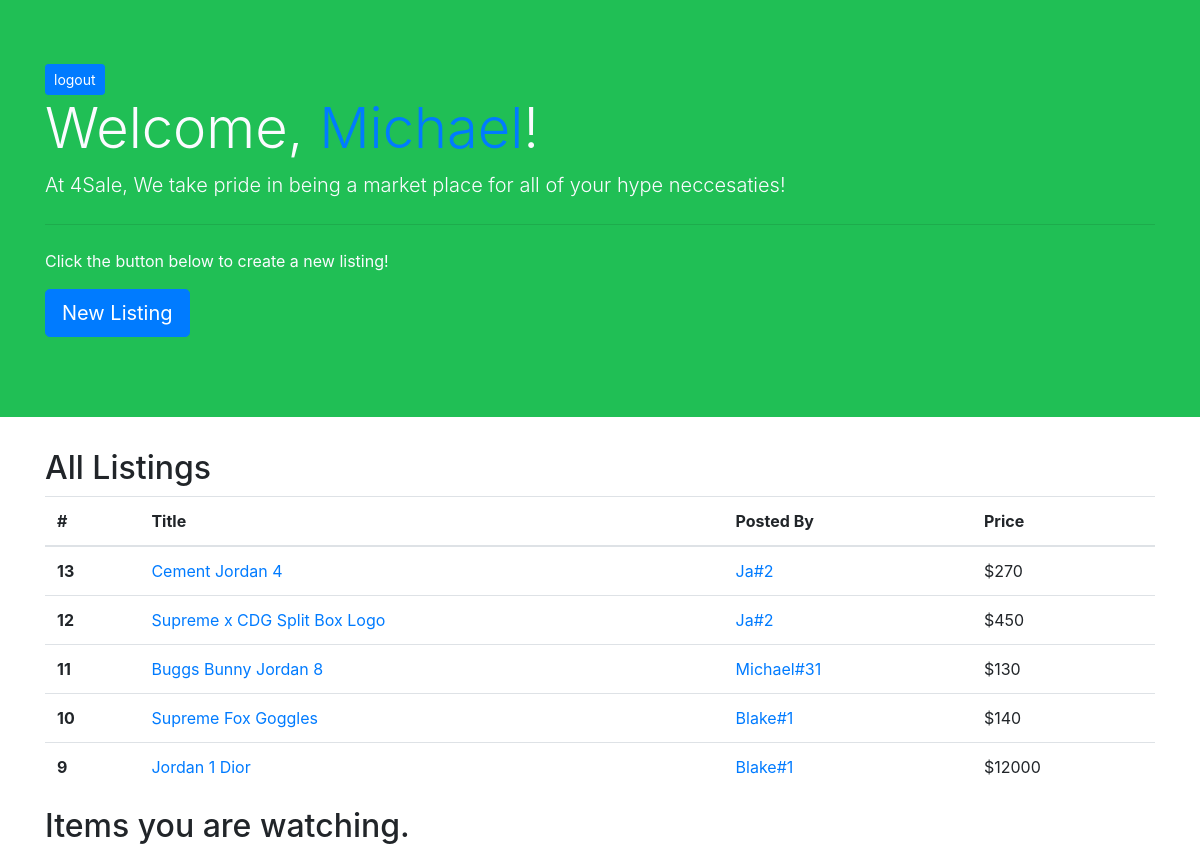
Screenshot of /dashboard (signed in) with the database file from the repository.
### main/models.py (models this page shows, shortened)
class User(models.Model):
    first = models.CharField(max_length=45)
    last = models.CharField(max_length=45)
    email = models.TextField()
    password = models.TextField()
    created_at = models.DateTimeField(auto_now_add=True)
    updated_at = models.DateTimeField(auto_now=True)
    objects = UserManager()

class Listing(models.Model):
    title = models.CharField(max_length=100)
    desc = models.TextField()
    img = models.FileField()
    posted_by = models.ForeignKey(User, related_name='posted', on_delete=models.CASCADE)
    price = models.IntegerField()
    condition = models.CharField(max_length=10)
    location = models.CharField(max_length=15)
    watching = models.ManyToManyField(User, related_name='watching')
    created_at = models.DateTimeField(auto_now_add=True)
    updated_at = models.DateTimeField(auto_now=True)

### main/views.py (the view)
# urls.py: path('dashboard', views.success),
def success(request):
    if 'user_id' not in request.session:
        return redirect('/')
    logged_in_user = User.objects.get(id=request.session['user_id'])
    context = {
        'watching': logged_in_user.watching.all(),
        'logged_in_user': logged_in_user,
        'all_listings': Listing.objects.all()
    }
    return render(request, 'dashboard.html', context)

### main/templates/dashboard.html (shortened to what this page needs)
<!doctype html>
<html lang="en">
<head>
    <link rel="stylesheet" href="https://maxcdn.bootstrapcdn.com/bootstrap/4.0.0/css/bootstrap.min.css"
>
</head>
<body>
    <div class="jumbotron jumbotron-fluid">
        <div class="container">
        <a href="/logout" class="btn btn-primary btn-sm">logout</a>
        <h1 class="display-4">
            Welcome, <a href="/user/{{logged_in_user.id}}">{{logged_in_user.first}}</a>!
        </h1>
        <p class="lead">At 4Sale, We take pride in being a market place for all of your hype neccesaties!</p>
        <hr class="my-4">
        <p>Click the button below to create a new listing! </p>
        <p class="lead">
            <a class="btn btn-primary btn-lg" href="/newlisting" role="button">New Listing</a>
        </p>
    </div>
    </div>
    <div class="container">
        <h2>All Listings</h2>
        <table class="table">
            <thead>
                <tr>
                    <th scope="col">#</th>
                    <th scope="col">Title</th>
                    <th scope="col">Posted By</th>
                    <th scope="col">Price</th>
                </tr>
            </thead>
            <tbody>
                {% for Listing in all_listings reversed %}
                <tr>
                    <th scope="row">{{Listing.id}}</th>
                    <td><a href="/view/{{Listing.id}}">{{Listing.title}}</a></td>
                    <td><a href="/user/{{Listing.posted_by.id}}">{{Listing.posted_by.first}}#{{Listing.posted_by.id}}</a></td>
                    <td>${{Listing.price}}</td>
                    {% endfor %}
                </tr>
            </tbody>
        </table>
        <h2>Items you are watching.</h2>
    </div>
</body>
</html>

### main/templates/dashboard.html (style rules this page uses)
.jumbotron { background-color: #20BF55; color: #FBFBFF; }

### rows the page displays
User: first "Michael"
Listing: id "13", title "Cement Jordan 4", posted_by.first "Ja", posted_by.id "2", price "270"
Listing: id "12", title "Supreme x CDG Split Box Logo", posted_by.first "Ja", posted_by.id "2", price "450"
Listing: id "11", title "Buggs Bunny Jordan 8", posted_by.first "Michael", posted_by.id "31", price "130"
Listing: id "10", title "Supreme Fox Goggles", posted_by.first "Blake", posted_by.id "1", price "140"
Listing: id "9", title "Jordan 1 Dior", posted_by.first "Blake", posted_by.id "1", price "12000"
